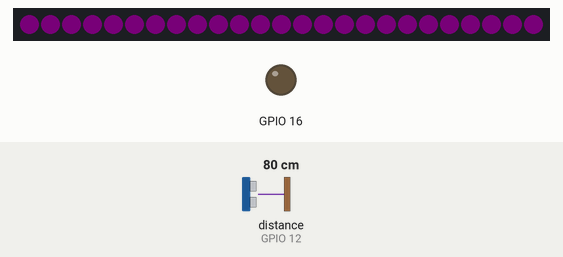
This program was run on a simulated ESP8266 (Wemos D1 mini). Shown: 25 RGB LEDs in strip order, left to right, output pins drawn as LEDs (lit = HIGH). The test bench sets the inputs (shaded band); at power-on: distance to the obstacle (sensor on GPIO 12) 80 cm. Dim RGB values are drawn brighter than linear; the strip is taken to match the declared colour order; EEPROM starts erased; no MQTT or app messages arrive unless stated; pins used as bus, display or sensor lines are not drawn; what the program prints to the serial monitor is not drawn.

Above: at 3.9 s.
4.0 s: distance to the obstacle (sensor on GPIO 12) set to 35 cm
At 6.8 s:
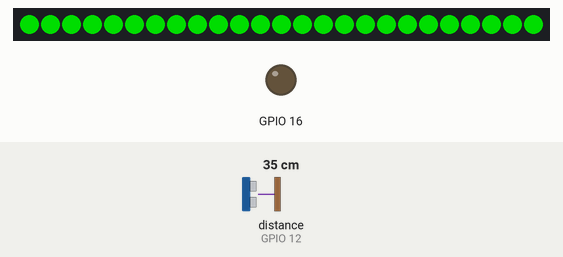
7.5 s: distance to the obstacle (sensor on GPIO 12) set to 2 cm
At 9.6 s:
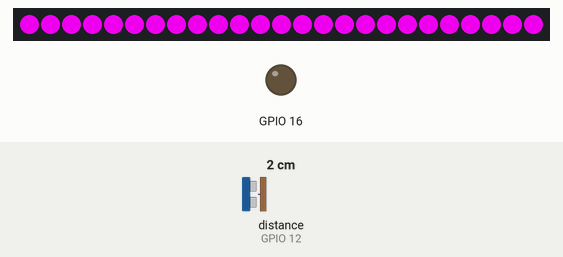
Timing chart, 0 to 11.1 s (numbered marks = the images above; inputs shaded):
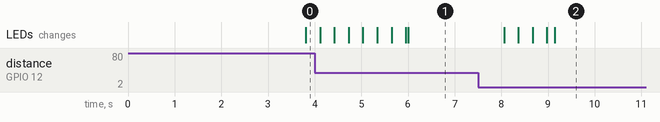

Measured:
- after the input at 7.5 s, the LEDs: first differ from a run without the input after 0.87 s (image 2 shows a later state)

The program:

main.cpp
```cpp
// (licence header left out)
#include <Arduino.h> // Include this library for using basic system functions and variables.
#include <Streaming.h> // Include this library for using the << Streaming operator.
#include <Configuration.h> // This library contains the code for loading plant pot configuration.
#include <Communication.h> // This library contains the code for communication between the pot and broker.
#include <PlantCare.h> // This library contains the code for taking care of the plant.
#include <LedController.h> // This library contains the code for taking care of the plant.

/**
 * This configuration instance will handle receiving and persisting pot configuration
 * from and to the eeprom storage.
 */
Configuration configuration;

/**
 * This communication instance will handle the wifi connection and all communication
 * between the pot and MQTT broker.
 */
Communication communication( &configuration );

/**
 * This plant care instance will take care of the plant and manage the all processes
 * associated with the plant pot, like giving water, publishing statistics and listening
 * for net pot configuration.
 */
PlantCare plantCare( &communication );

/**
 * This led controller instance will control the led lightning in the water reservoir. It
 * will handle the the luminosity and colour of the led's.
 */
LedController ledController;

/**
 * This is the standard entry point of the code it will initiate the libraries and start
 * serial communication for debugging purposes. It will get executed after every poser circle.
 */
void setup()
{
    communication.setup();
    ledController.setup();
}

/**
 * This is the standard process of the plant pot. It iterate over this function as long as
 * the pot is powered on. This function will call the takeCareOfPlant() function which will
 * start the pot's main program.
 */
void loop()
{
    int waterLevel = plantCare.checkWaterReservoir();
    ledController.setColorBasedOnWaterLevel(waterLevel);
    plantCare.takeCareOfPlant();
}
```
